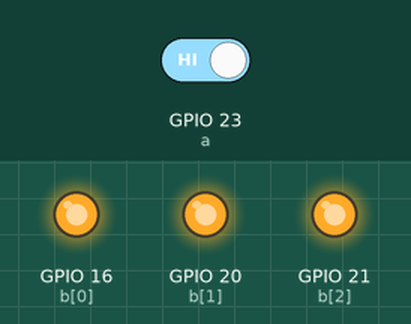
Simulated run of this program. Board: Raspberry Pi (BCM pin numbers). Shown: output pins drawn as LEDs (lit = HIGH). The test bench sets the inputs (shaded band); at power-on: GPIO 23 (a) HIGH. Camera commands give no picture and take their timeout (5 s if none is given; 1 s for webcam tools).

Above: at 1.2 s.
1.3 s: GPIO 23 (a) driven LOW
At 5.7 s:
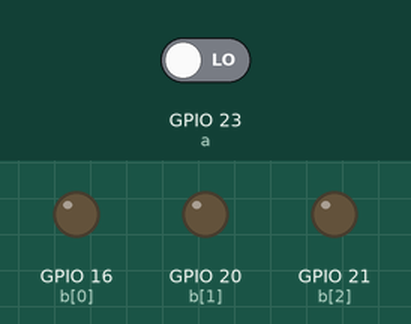
7.3 s: GPIO 23 (a) driven HIGH
At 8.4 s:
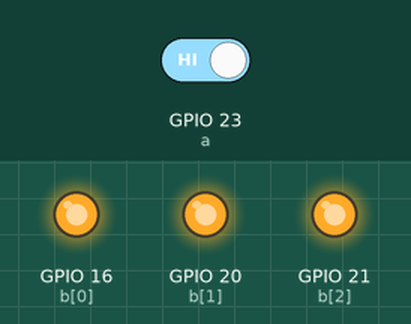
Timing chart, 0 to 10.3 s (numbered marks = the images above; inputs shaded):
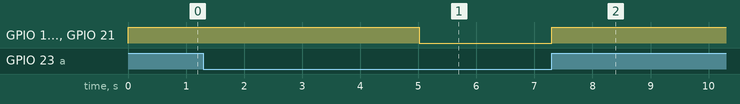

The program:

toucam.py
```python
import RPi.GPIO as GPIO
import time
import os
GPIO.setmode(GPIO.BCM)
GPIO.setwarnings(False)
a = 23
GPIO.setup(a, GPIO.IN, pull_up_down=GPIO.PUD_UP)
b =  [16,20,21]
GPIO.setup(b,GPIO.OUT)
try:
    while True:
        if GPIO.input(a):

            GPIO.output(b,GPIO.HIGH)
            os.system( "raspistill -o  -> zorelu.jpg")
           # time.sleep(60)
        else:
            GPIO.output(b,GPIO.LOW)
        #time.sleep(1)
           # print('Input was HIGH')
            #print('Input was LOW')
except KeyboardInterrupt:
            pass

GPIO.cleanup()
```

Measured:
- after the input at 1.3 s, GPIO 16 (b[0]), GPIO 20 (b[1]), GPIO 21 (b[2]): HIGH → LOW after 3.7 s
- after the input at 7.3 s, GPIO 16 (b[0]), GPIO 20 (b[1]), GPIO 21 (b[2]): LOW → HIGH at once
